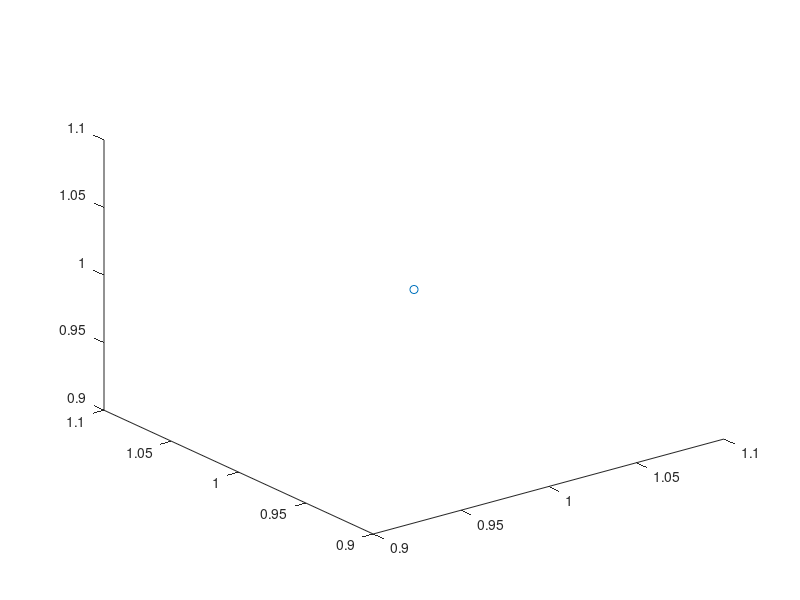

Write MATLAB code to recreate this figure. (Note: this script raises an error after producing the figure.)
plot3(1,1,1,'o');
hold on;
for i = 1:max(size(grid))
        coord = grid(i).coord;
        diff = coord(2,1)-coord(1,1);
        vertices = [coord(1,:);coord(1,1)+diff coord(1,2) coord(1,3);...
                    coord(1,1) diff+coord(1,2) coord(1,3);coord(1,1) coord(1,2) diff+coord(1,3);...
                    coord(2,:);coord(2,1)-diff coord(2,2) coord(2,3);...
                    coord(2,1) coord(2,2)-diff coord(2,3);coord(2,1) coord(2,2) coord(2,3)-diff;];
        plot3(vertices(:,1),vertices(:,2),vertices(:,3),'*r');
        plot3([vertices(1,1),vertices(2,1)],[vertices(1,2),vertices(2,2)],[vertices(1,3),vertices(2,3)],'-b');
        plot3([vertices(1,1),vertices(3,1)],[vertices(1,2),vertices(3,2)],[vertices(1,3),vertices(3,3)],'-b');
        plot3([vertices(1,1),vertices(4,1)],[vertices(1,2),vertices(4,2)],[vertices(1,3),vertices(4,3)],'-b');
        plot3([vertices(5,1),vertices(6,1)],[vertices(5,2),vertices(6,2)],[vertices(5,3),vertices(6,3)],'-b');
        plot3([vertices(5,1),vertices(7,1)],[vertices(5,2),vertices(7,2)],[vertices(5,3),vertices(7,3)],'-b');
        plot3([vertices(5,1),vertices(8,1)],[vertices(5,2),vertices(8,2)],[vertices(5,3),vertices(8,3)],'-b');    
        plot3([vertices(4,1),vertices(6,1)],[vertices(4,2),vertices(6,2)],[vertices(4,3),vertices(6,3)],'-b');
        plot3([vertices(2,1),vertices(7,1)],[vertices(2,2),vertices(7,2)],[vertices(2,3),vertices(7,3)],'-b');
        plot3([vertices(2,1),vertices(8,1)],[vertices(2,2),vertices(8,2)],[vertices(2,3),vertices(8,3)],'-b');
        plot3([vertices(3,1),vertices(8,1)],[vertices(3,2),vertices(8,2)],[vertices(3,3),vertices(8,3)],'-b');
        plot3([vertices(3,1),vertices(6,1)],[vertices(3,2),vertices(6,2)],[vertices(3,3),vertices(6,3)],'-b');
        plot3([vertices(4,1),vertices(7,1)],[vertices(4,2),vertices(7,2)],[vertices(4,3),vertices(7,3)],'-b');
    end